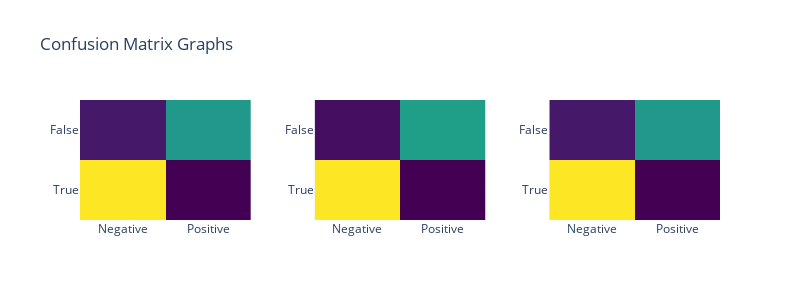

Notebook code cell kept with this figure:
### Code cell
import plotly.subplots as sp
import plotly.graph_objects as go

fig = sp.make_subplots(1, len(confusion_matrixs), horizontal_spacing=0.1)

for i, cm in enumerate(confusion_matrixs, start=1):
    fig.add_trace(go.Heatmap(z=[[cm[0, 0], cm[0, 1]], [cm[1, 0], cm[1, 1]]],
                             x=['Negative', 'Positive'],
                             y=['True', 'False'],
                             colorscale='Viridis',
                             showscale=False), row=1, col=i)

fig.update_layout(title_text="Confusion Matrix Graphs", height=300, width=800)
fig.show()

### Figure 1 — Plotly figure (JSON) as saved in the notebook; plotly's stock layout.template omitted (floating-point values rounded to 4 significant figures)
{"data": [{"colorscale": [[0, "#440154"], [0.1111, "#482878"], [0.2222, "#3e4989"], [0.3333, "#31688e"], [0.4444, "#26828e"], [0.5556, "#1f9e89"], [0.6667, "#35b779"], [0.7778, "#6ece58"], [0.8889, "#b5de2b"], [1, "#fde725"]], "showscale": false, "type": "heatmap", "x": ["Negative", "Positive"], "xaxis": "x", "y": ["True", "False"], "yaxis": "y", "z": [[110, 5], [12, 61]]}, {"colorscale": [[0, "#440154"], [0.1111, "#482878"], [0.2222, "#3e4989"], [0.3333, "#31688e"], [0.4444, "#26828e"], [0.5556, "#1f9e89"], [0.6667, "#35b779"], [0.7778, "#6ece58"], [0.8889, "#b5de2b"], [1, "#fde725"]], "showscale": false, "type": "heatmap", "x": ["Negative", "Positive"], "xaxis": "x2", "y": ["True", "False"], "yaxis": "y2", "z": [[110, 5], [9, 64]]}, {"colorscale": [[0, "#440154"], [0.1111, "#482878"], [0.2222, "#3e4989"], [0.3333, "#31688e"], [0.4444, "#26828e"], [0.5556, "#1f9e89"], [0.6667, "#35b779"], [0.7778, "#6ece58"], [0.8889, "#b5de2b"], [1, "#fde725"]], "showscale": false, "type": "heatmap", "x": ["Negative", "Positive"], "xaxis": "x3", "y": ["True", "False"], "yaxis": "y3", "z": [[110, 5], [12, 61]]}], "layout": {"height": 300, "title": {"text": "Confusion Matrix Graphs"}, "width": 800, "xaxis": {"anchor": "y", "autorange": true, "domain": [0, 0.2667], "range": [-0.5, 1.5], "type": "category"}, "xaxis2": {"anchor": "y2", "autorange": true, "domain": [0.3667, 0.6333], "range": [-0.5, 1.5], "type": "category"}, "xaxis3": {"anchor": "y3", "autorange": true, "domain": [0.7333, 1], "range": [-0.5, 1.5], "type": "category"}, "yaxis": {"anchor": "x", "autorange": true, "domain": [0, 1], "range": [-0.5, 1.5], "type": "category"}, "yaxis2": {"anchor": "x2", "autorange": true, "domain": [0, 1], "range": [-0.5, 1.5], "type": "category"}, "yaxis3": {"anchor": "x3", "autorange": true, "domain": [0, 1], "range": [-0.5, 1.5], "type": "category"}}}
